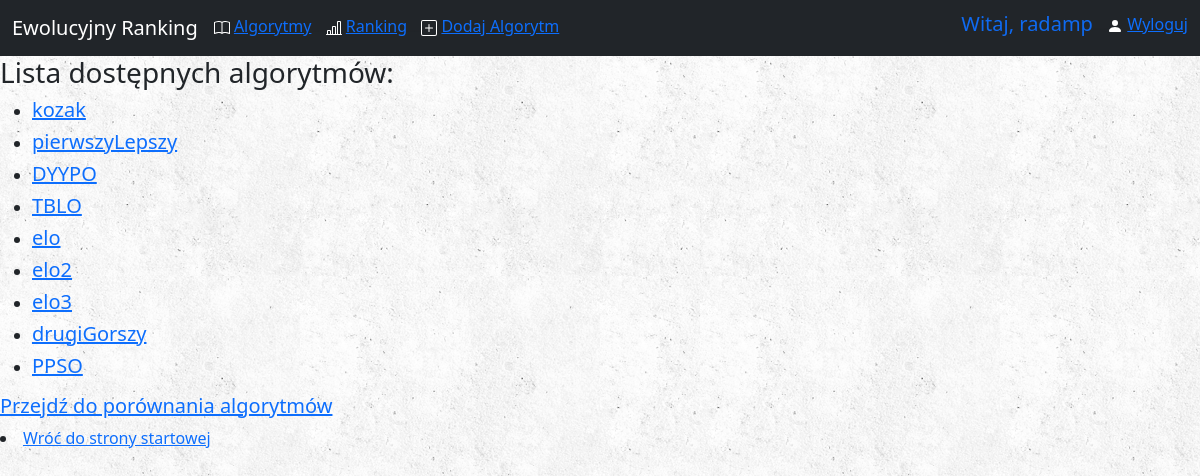
/algorithms/ (signed in), run on the app's committed database.
### algorithms/models.py (models this page shows, shortened)
class Algorithm(models.Model):
    name = models.CharField(max_length = 40, unique = True)
    author = models.CharField(max_length = 30)  # nick użytkownika serwisu
    alg_file = models.FileField(upload_to='zip_files/')
    counted = models.BooleanField(default = False)
    num_of_fun = models.IntegerField(default = 0)
    SE = models.FloatField(default = 0)
    score = models.FloatField(default = 0)

### algorithms/views.py (the view)
# urls.py: path('algorithms/', views.AlgorithmListView.as_view(), name='index'),
class AlgorithmListView(ListView):
    model = Algorithm
    def get_queryset(self):
        return Algorithm.objects.all()

### algorithms/templates/algorithms/algorithm_list.html
{% extends 'algorithms/base.html' %}
{% block body %}
{% if object_list %}
    <h3>Lista dostępnych algorytmów:</h3>
    <ul>
        {% for alg in object_list %}
            <li> <h5><a href="{% url 'algorithms:detail' alg.id %}">{{ alg.name }}</a></h5></li>
        {% endfor %}
    </ul>
{% else %}
    <h3>Nie dodano jeszcze żadnego algorytmu.</h3>
{% endif %}
<h5><a href="{% url 'algorithms:comp' %}" class="forums_link">Przejdź do porównania algorytmów</a></h5>
<li class="visible-xs"><a href="/" class="forums_link">Wróć do strony startowej</a></li>
{% endblock %}

### algorithms/templates/algorithms/base.html (shortened to what this page needs)
<!doctype html>
<html lang="en">
    <head>
    {% load static %}
    <link href="https://cdn.jsdelivr.net/npm/bootstrap@5.0.0-beta1/dist/css/bootstrap.min.css" rel="stylesheet">
    <link rel="stylesheet" type="text/css" href="{% static 'css/style.css' %}">
    </head>
    <body>
    <nav class="navbar navbar-expand-lg navbar-dark bg-dark">
        <div class="container-fluid">
                <a class="navbar-brand" href="{% url 'algorithms:home' %}">Ewolucyjny Ranking</a>
            <div class="collapse navbar-collapse" id="navbarSupportedContent">
                <ul class="nav navbar-nav me-auto mb-2 mb-lg-0">
                    <li class="nav-item">
                        <a "nav-link" aria-current="page" aria-hidden="true" href="{% url 'algorithms:index' %}">Algorytmy</a>
                    </li>
                    <li class="nav-item">
                        <h6>__</h6>
                    </li>
                    <li class="nav-item">
                        <a "nav-link" aria-current="page" aria-hidden="true" href="{% url 'algorithms:ranking' %}">Ranking</a>
                    </li>
                    <li class="nav-item">
                        <h6>__</h6>
                    </li>
                    <li class="nav-item">
                        <a "nav-link" aria-current="page" aria-hidden="true" href="{% url 'algorithms:add-alg' %}">Dodaj Algorytm</a>
                    </li>
                </ul>
                <ul class="nav navbar-nav me-right mb-2 mb-lg-0">
                    <li class="nav-item">
                        {% if user.is_authenticated %}
                            <h5 style="color: rgb(15, 106, 241);">Witaj, {{ user.get_username }}</h5>
                        {% endif %}
                    </li>
                    <li class="nav-item">
                        <h6>__</h6>
                    </li>
                    <li class="nav-item">
                        <svg xmlns="http://www.w3.org/2000/svg" width="16" height="16" fill="white" class="bi bi-person-fill" viewBox="0 0 16 16">
                            <path d="M3 14s-1 0-1-1 1-4 6-4 6 3 6 4-1 1-1 1H3zm5-6a3 3 0 1 0 0-6 3 3 0 0 0 0 6z"/>
                        </svg>
                        {% if user.is_authenticated %}
                            <a "nav-link" aria-current="page" aria-hidden="true" href="{% url 'algorithms:logout' %}">Wyloguj</a>
                        {% else %}
                            <a "nav-link" aria-current="page" aria-hidden="true" href="{% url 'algorithms:login' %}">Zaloguj</a>
                        {% endif %}
                    </li>
                </ul>
            </div>
        </div>
    </nav>
    {% block body %}
    {% endblock %}
    </body>
</html>

### static/css/style.css (style rules this page uses)
body { background: white url("../images/background.png"); }

### data on the page
Algorithm: name "kozak"
Algorithm: name "pierwszyLepszy"
Algorithm: name "DYYPO"
Algorithm: name "TBLO"
Algorithm: name "elo"
Algorithm: name "elo2"
Algorithm: name "elo3"
Algorithm: name "drugiGorszy"
Algorithm: name "PPSO"

### other printed values
{{ user.get_username }} "radamp"
